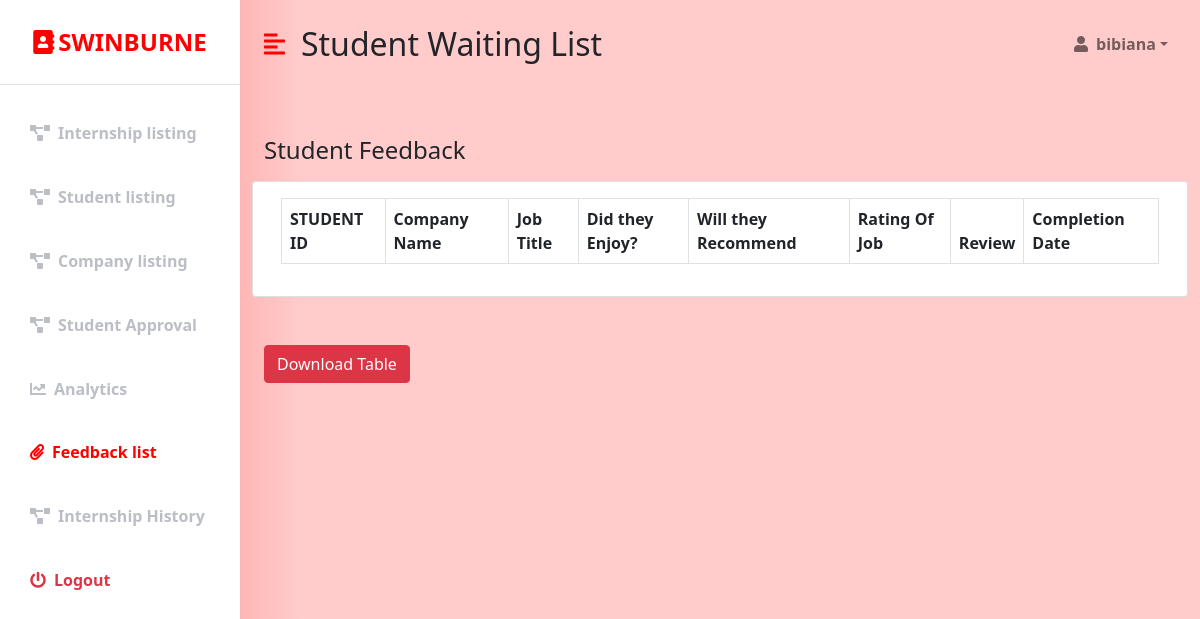
Before: /staff_feedbacklist.php (signed in) with the older database file.
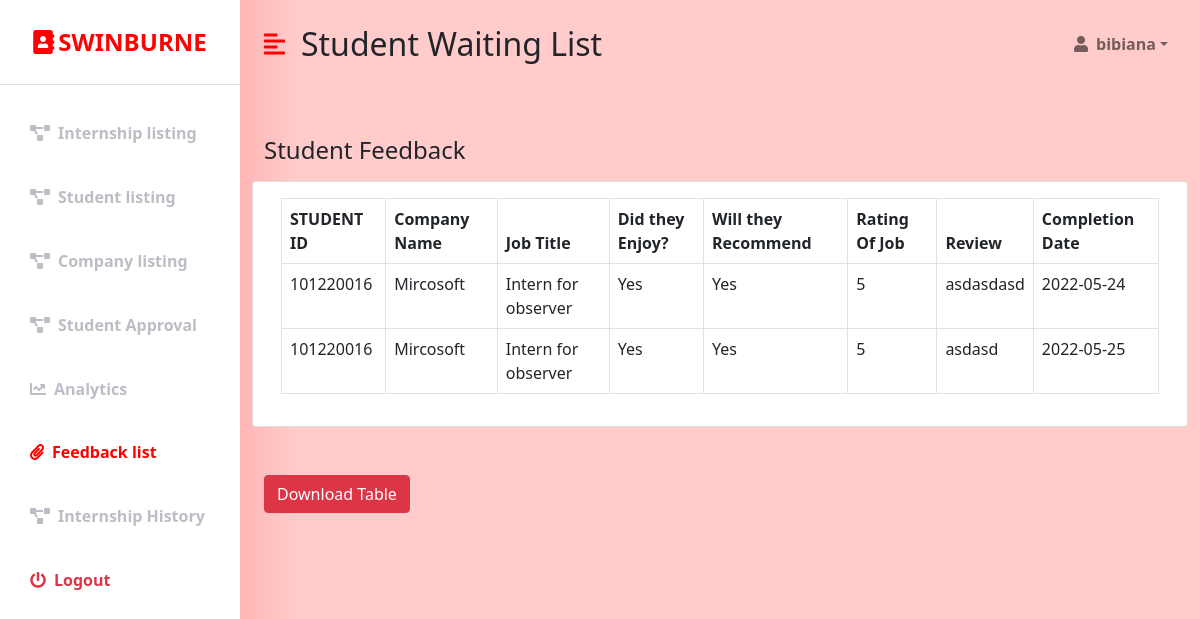
After: the same page with the newer database file.
### tables this page shows
CREATE TABLE `student_review_table` (
  `FeedID` int(255) NOT NULL,
  `STUDENT_ID` int(255) NOT NULL,
  `user_name` varchar(255) DEFAULT NULL,
  `rating_question1` varchar(4) DEFAULT NULL,
  `rating_question2` varchar(4) DEFAULT NULL,
  `user_rating` int(5) DEFAULT NULL,
  `user_review` varchar(255) DEFAULT NULL,
  `datetime` date DEFAULT NULL,
  `Job_ID` int(255) DEFAULT NULL
);

CREATE TABLE `industry` (
  `REGIS_NO` int(255) NOT NULL,
  `COMPANY_NAME` varchar(50) NOT NULL,
  `COMPANY_ADDRESS` varchar(50) NOT NULL,
  `CONTACT_NO` varchar(20) NOT NULL,
  `WEBSITE` varchar(50) NOT NULL,
  `Password` varchar(20) NOT NULL,
  `USERNAME` varchar(20) NOT NULL,
  `Email` varchar(255) DEFAULT NULL
);

CREATE TABLE `jobs` (
  `Job_ID` int(11) NOT NULL,
  `Job_Title` varchar(255) NOT NULL,
  `Location` varchar(255) NOT NULL,
  `Qualification` varchar(255) NOT NULL,
  `Category` varchar(255) NOT NULL,
  `Position` varchar(255) NOT NULL,
  `Vacancy` varchar(255) NOT NULL,
  `REGIS_NO` int(20) NOT NULL,
  `Date_Posted` date DEFAULT NULL,
  `Date_End` date DEFAULT NULL,
  `Extra_Details` varchar(255) DEFAULT NULL
);

### staff_feedbacklist.php (the view, shortened to what the changed rows need)
<?php
  if (isset($_SESSION['user_id']) && isset($_SESSION['user_email'])) {
    $connection = mysqli_connect("localhost","root","");
?>
<?php
                                    $query = "SELECT sr.STUDENT_ID, i.COMPANY_NAME, j.Job_Title, sr.rating_question1, sr.rating_question2, sr.user_rating, sr.user_review, sr.datetime FROM `student_review_table` sr inner join jobs j on sr.Job_ID = j.Job_ID inner join industry i on j.REGIS_NO = i.REGIS_NO";
                                    $query_run = mysqli_query($connection, $query);
?>
<!DOCTYPE html>
<html lang="en">
<head>
    <link href="https://cdn.jsdelivr.net/npm/bootstrap@5.0.0-beta3/dist/css/bootstrap.min.css" rel="stylesheet" />
    <link rel="stylesheet" href="https://cdnjs.cloudflare.com/ajax/libs/font-awesome/5.15.3/css/all.min.css" />
    <link rel="stylesheet" href="styles.css" />
    <link rel="stylesheet" href="https://cdn.datatables.net/1.10.18/css/dataTables.bootstrap4.min.css">
</head>
<body>
    <div class="d-flex" id="wrapper">
        <div id="page-content-wrapper">
            <nav class="navbar navbar-expand-lg navbar-light bg-transparent py-4 px-4">
                <div class="d-flex align-items-center">
                    <h2 class="fs-2 m-0">Student Waiting List</h2>
                </div>
            </nav>
            <div class="container-fluid px-4">
                <div class="row my-5">
                                <div class="card">
                                    <div class="card-body">
                                        <table id="datatableid" class="table table-bordered">
                                            <thead>
                                                <tr>
                                                    <th scope="col">STUDENT ID</th>
                                                    <th scope="col">Company Name</th>
                                                    <th scope="col">Job Title</th>
                                                    <th scope="col">Did they Enjoy?</th>
                                                    <th scope="col">Will they Recommend</th>
                                                    <th scope="col">Rating Of Job </th>
                                                    <th scope="col">Review </th>
                                                    <th scope="col">Completion Date </th>
                                                </tr>
                                            </thead>
                                            <tbody>
                                                    <?php
                                                    if($query_run)
                                                    {
                                                        foreach($query_run as $row)
                                                        {
                                                    ?>
                                                <tr>
                                                    <td> <?php echo $row['STUDENT_ID']; ?></td>
                                                    <td> <?php echo $row['COMPANY_NAME']; ?></td>
                                                    <td> <?php echo $row['Job_Title']; ?></td>
                                                    <td> <?php echo $row['rating_question1']; ?></td>
                                                    <td> <?php echo $row['rating_question2'];?> </td>
                                                    <td> <?php echo $row['user_rating'];?></td>
                                                    <td> <?php echo $row['user_review'];?></td>
                                                     <td> <?php echo $row['datetime'];?></td>
                                                </tr>
                                                 <?php
                                                    }
                                                }
                                                else
                                                {
                                                    echo "No Record Found";
                                                }
                                                 ?>
                                            </tbody>
                                        </table>
                                    </div>
                                </div>
                    </div>
                </div>
            </div>
        </div>
</body>
</html>
<?php
}else {
   header("Location:login_access.php");
}
 ?>

Changed rows visible on the page:
added student_review_table: STUDENT_ID "101220016", industry.COMPANY_NAME "Mircosoft", Job_ID.Job_Title "Intern for observer", rating_question1 "Yes", rating_question2 "Yes", user_rating "5", user_review "asdasdasd", datetime "2022-05-24"
added student_review_table: STUDENT_ID "101220016", industry.COMPANY_NAME "Mircosoft", Job_ID.Job_Title "Intern for observer", rating_question1 "Yes", rating_question2 "Yes", user_rating "5", user_review "asdasd", datetime "2022-05-25"
